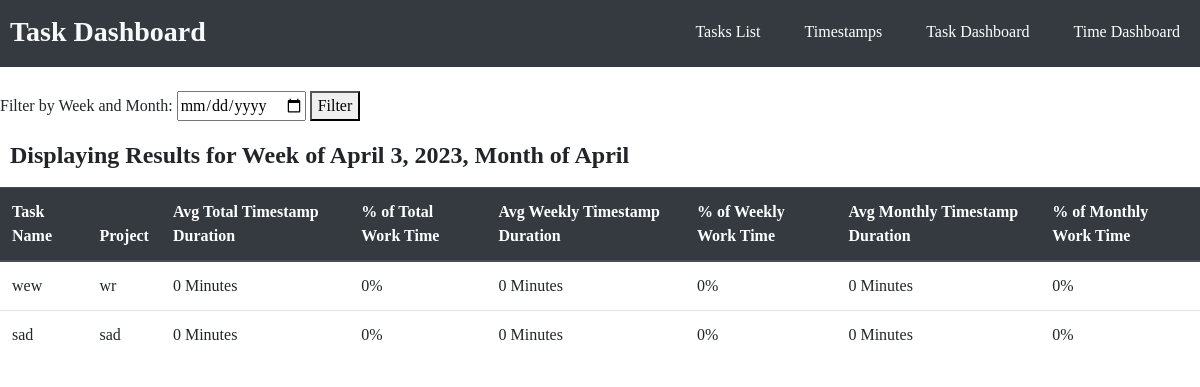
The app's page /show_task_dashboard with its own data.
### tasks/models.py (models this page shows)
class Task(models.Model):
    task_name = models.CharField(max_length=100)
    task_description = models.TextField()
    timer_state = models.CharField(max_length=11, choices=TIMER_STATE, default='Start Timer') #Used to determine if the task should be tracking time to create a timestamp
    begin_time = models.DateTimeField(blank=True, null=True) #Needed to record start time of timestamps.
    project = models.CharField(max_length=100)
    status = models.CharField(max_length=11, choices=STATUSES, default='in progress')
    class Meta:
        db_table = "tasks"

### tasks/views.py (the view, shortened to what this page needs)
# urls.py: path('show_task_dashboard', views.show_task_dashboard),
def show_task_dashboard(request):
    tasks = Task.objects.all()
    ts_total = {}
    ts_week = {}
    ts_month = {}
    if request.method == 'POST':
        date_form = DateFilter(request.POST)
        if date_form.is_valid():
            year = date_form.cleaned_data['day'].year
            month = date_form.cleaned_data['day'].month
            week_start = date_form.cleaned_data['day'] - timedelta(days=date_form.cleaned_data['day'].weekday())
    else:
        date_form = DateFilter()
        year = date.today().year
        month = date.today().month
        week_start = date.today() - timedelta(days=date.today().weekday())
    week_end = week_start + timedelta(days=6)
    week_start_time = pytz.timezone('US/Eastern').localize(datetime.combine(week_start, datetime.min.time()))
    week_end_time = pytz.timezone('US/Eastern').localize(datetime.combine(week_end, datetime.max.time()))
    month_start_time = pytz.timezone('US/Eastern').localize(datetime(year, month, 1, 0, 0))
    month_end_time = pytz.timezone('US/Eastern').localize(datetime((year+1 if month==12 else year), (1 if month==12 else month+1), 1, 0, 0))
    ts_total_avg = {}
    ts_week_avg = {}
    ts_month_avg = {}
    ts_total_pct = {}
    ts_week_pct = {}
    ts_month_pct = {}
    total_time = 0
    total_week_time = 0
    total_month_time = 0
    for task in tasks:
        timestamps = Timestamp.objects.filter(task__id=task.id)
        ts_total[task.id] = 0
        ts_week[task.id] = 0
        ts_month[task.id] = 0
        ts_total_count = 0
        ts_week_count = 0
        ts_month_count = 0
        ts_total_avg[task.id] =  round(ts_total[task.id] / ts_total_count, 1) if ts_total_count else 0
        ts_week_avg[task.id] = round(ts_week[task.id] / ts_week_count, 1) if ts_week_count else 0
        ts_month_avg[task.id] = round(ts_month[task.id] / ts_month_count, 1) if ts_month_count else 0
    for task in tasks:
        ts_total_pct[task.id] = round((ts_total[task.id] / total_time)*100) if total_time else 0
        ts_week_pct[task.id] = round((ts_week[task.id] / total_week_time)*100) if total_week_time else 0
        ts_month_pct[task.id] = round((ts_month[task.id] / total_month_time)*100) if total_month_time else 0
    return render(request, "show_task_dashboard.html", {
        'ts_total_avg':ts_total_avg,
        'ts_week_avg':ts_week_avg,
        'ts_month_avg':ts_month_avg,
        'date_form':date_form,
        'week_start':week_start,
        'month':datetime.strptime(str(month), "%m").strftime("%B"),
        'tasks':tasks,
        'ts_total_pct':ts_total_pct,
        'ts_week_pct':ts_week_pct,
        'ts_month_pct':ts_month_pct,
    })

### tasks/forms.py
class DateFilter(forms.Form):
    day = forms.DateField(label="date_filter", widget=DateInput())

### tasks/templatetags/managertags.py (called while the page is built)
@register.simple_tag
def dict_get(dct, key):
    return dct.get(key)

### tasks/templates/show_task_dashboard.html (shortened to what this page needs)
<!DOCTYPE html>
<head>
	<link rel="stylesheet" href="https://stackpath.bootstrapcdn.com/bootstrap/4.3.1/css/bootstrap.min.css">
</head>
<body>
	{% load managertags %}
	<header>
		<div class="container_h">
			<h3 class="logo"><b>Task Dashboard</b></h3>
			<nav>
				<ul>
					<li><a href="/show_tasks">Tasks List</a></li>
					<li><a href="/show_timestamps">Timestamps</a></li>
					<li><a href="/show_task_dashboard">Task Dashboard</a></li>
					<li><a href="/show_time_dashboard">Time Dashboard</a></li>
				</ul>
			</nav>
		</div>
	</header>
	<br>
	<form method="POST" action="/show_task_dashboard">
		<label for="date_filter">Filter by Week and Month:</label>
			{{ date_form.day }}
		<button type="submit">Filter</button>
	</form>
	<h4 class="logo"><b>Displaying Results for Week of {{ week_start }}, Month of {{ month }}</b></h4>
	<br>
	<table class="table">
    	<thead class="thead-dark">
    	<tr>
        	<th>Task Name</th>
			<th>Project</th>
			<th>Avg Total Timestamp Duration</th>
			<th>% of Total Work Time</th>
        	<th>Avg Weekly Timestamp Duration</th>
			<th>% of Weekly Work Time</th>
        	<th>Avg Monthly Timestamp Duration</th>
			<th>% of Monthly Work Time</th>
    	</tr>
    	</thead>
    	<tbody>
		{% for task in tasks %}
    		<tr>
        		<td>{{ task.task_name }}</td>
	        	<td>{{ task.project }}</td>
				<td>{% dict_get ts_total_avg task.id %} Minutes</td>
				<td>{% dict_get ts_total_pct task.id %}%</td>
        		<td>{% dict_get ts_week_avg task.id %} Minutes</td>
				<td>{% dict_get ts_week_pct task.id %}%</td>
        		<td>{% dict_get ts_month_avg task.id %} Minutes</td>
				<td>{% dict_get ts_month_pct task.id %}%</td>
    		</tr>
		{% endfor %}
   	 </tbody>
	</table>
	<br>
	<br>
</body>
</html>

### tasks/templates/show_task_dashboard.html (style rules this page uses)
html * { font-family: Verdana !important; }
header { background: #343a40; }
header::after { content: ''; display: table; clear: both; }
.logo { float: left; padding-top: 15px; margin-left: 10px; padding-bottom: 10px; border: none; }
nav { float: right; }
nav ul { margin: 0; padding: 0; list-style: none; }
nav li { color: #ffffff; display: inline-block; margin-left: 20px; margin-right: 20px; padding-top: 20px; position: relative; }
nav a { color: #ffffff; }
nav a::before { content: ''; display: block; height: 5px; background-color: #444; position: absolute; top: 0; width: 0%; transition: all ease-in-out 250ms; }
h3 { color: #f8f9fa; }

### records on screen
Task: task_name "wew", project "wr", id "0"
Task: task_name "sad", project "sad", id "0"

### other values on screen
{{ week_start }} "April 3, 2023"
{{ month }} "April"
